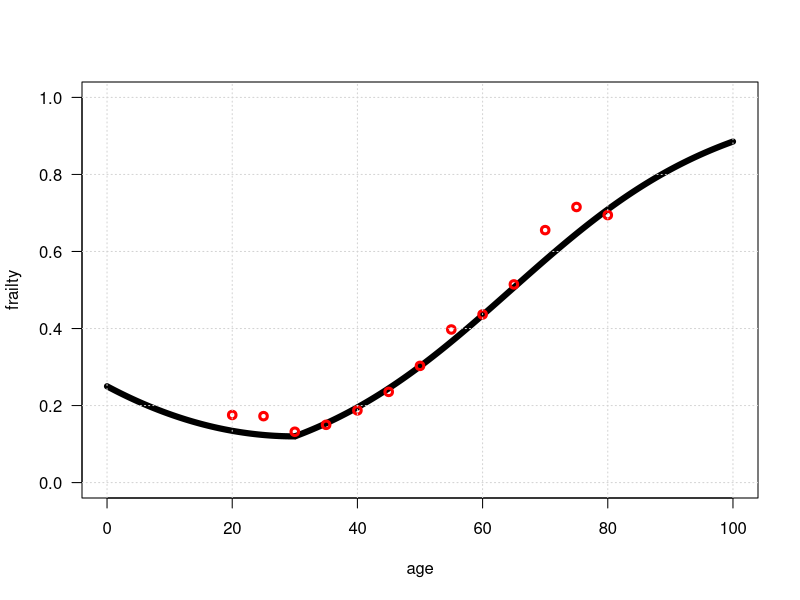

Source code (R):

F0   <- 0.25
ap   <- 60
amin <- 30
Fmin <- 0.12
b    <- 1.3
alpha <- -log(1/Fmin/b-1/b)/(amin-ap)

xx <- seq(0,100,by=0.1)
yy <- 1/(1+b*exp(-alpha*(xx-ap)))
yy[xx<=amin] <- NA

q <- 2
yy0 <- (F0-Fmin)/amin^q * (amin-xx)^q + Fmin
yy0[xx>amin] <- NA

# Retrieve Data 
dat <- read.csv('../../data/frailty/frailty-canada.csv')


# PLOT

pdf('../figures/frailty.pdf')
plot(xx,yy,typ='l', 
	 xlab = 'age', ylab = 'frailty',
	 ylim=c(0,1), las=1,lwd=6)
lines(xx,yy0, lwd=6)
# data:
points(dat$age, dat$frailty, pch=1, lwd=3, col='red')

if(0){
	abline(v=amin,lty=2,col='grey',lwd=1)
	abline(h=Fmin,lty=2,col='grey',lwd=1)
	abline(v=ap,lty=4,col='orange',lwd=1)
	yap <- yy[xx==ap]
	abline(h=yap,lty=4,col='orange',lwd=1)
}
grid()
dev.off()

